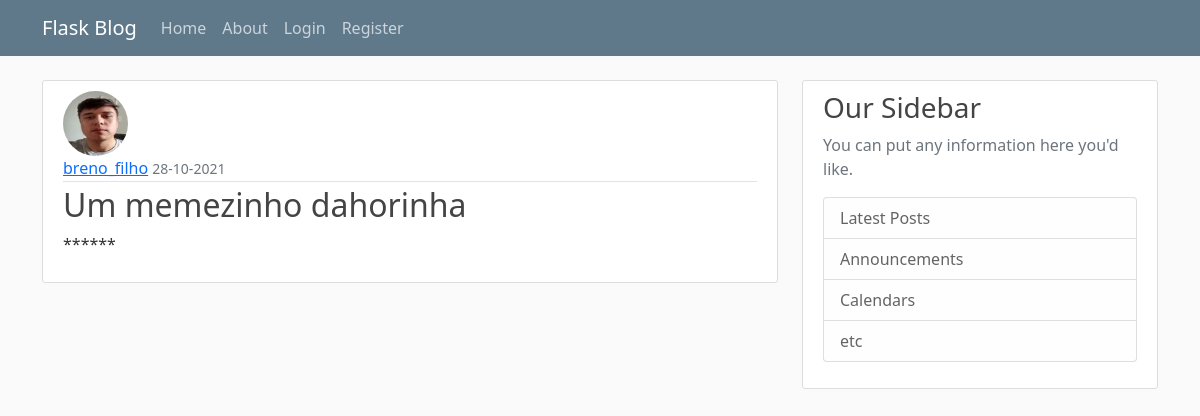
The page /post/25 on the database its author committed.
### mainapp/models.py (models this page shows, shortened)
class User(db.Model, UserMixin):
    id = db.Column(db.Integer, primary_key=True)
    username = db.Column(db.String(20), unique=True, nullable=False)
    email = db.Column(db.String(120), unique=True, nullable=False)
    image_file = db.Column(db.String(20),
                           nullable=False, default='default.jpg')
    password = db.Column(db.String(60), nullable=False)
    posts = db.relationship('Post', backref='author', lazy=True)

class Post(db.Model):
    id = db.Column(db.Integer, primary_key=True)
    title = db.Column(db.String(100), nullable=False)
    date_posted = db.Column(db.DateTime, nullable=False,
                            default=datetime.utcnow)
    content = db.Column(db.Text, nullable=False)
    user_id = db.Column(db.Integer, db.ForeignKey('user.id'), nullable=False)

### mainapp/posts/routes.py (the view)
@posts.route('/post/<int:post_id>')
def post(post_id):
    post = Post.query.get_or_404(post_id)
    return render_template('post.html', title=post.title, post=post)

### mainapp/templates/post.html (shortened to what this page needs)
{% extends "base.html" %}
{% block content %}
        <article class="media content-section">
            <img src="{{ url_for('static', filename='profile_pics/' + post.author.image_file) }}" class="rounded-circle article-img">
            <div class="media-body">
            <div class="article-metadata">
                <a class="mr-2" href="{{ url_for('users.user_posts', username=post.author.username) }}">{{ post.author.username }}</a>
                <small class="text-muted">{{ post.date_posted.strftime('%d-%m-%Y') }}</small>
            </div>
            <h2 class="article-title">{{ post.title }}</h2>
            <p class="article-content">{{ post.content }}</p>
            </div>
        </article>
{% endblock content %}

### mainapp/static/main.css (style rules this page uses)
body { background: #fafafa; color: #333333; margin-top: 5rem; }
h1, h2, h3, h4, h5, h6 { color: #444444; }
.content-section { background: #ffffff; padding: 10px 20px; border: 1px solid #dddddd; border-radius: 3px; margin-bottom: 20px; }
.article-title { color: #444444; }
.article-content { white-space: pre-line; }
.article-img { height: 65px; width: 65px; margin-right: 16px; }
.article-metadata { padding-bottom: 1px; margin-bottom: 4px; border-bottom: 1px solid #e3e3e3 }

### rows shown on the page
User: image_file (picture), author.username "breno_filho"
Post: date_posted "28-10-2021", title "Um memezinho dahorinha", content "******"
